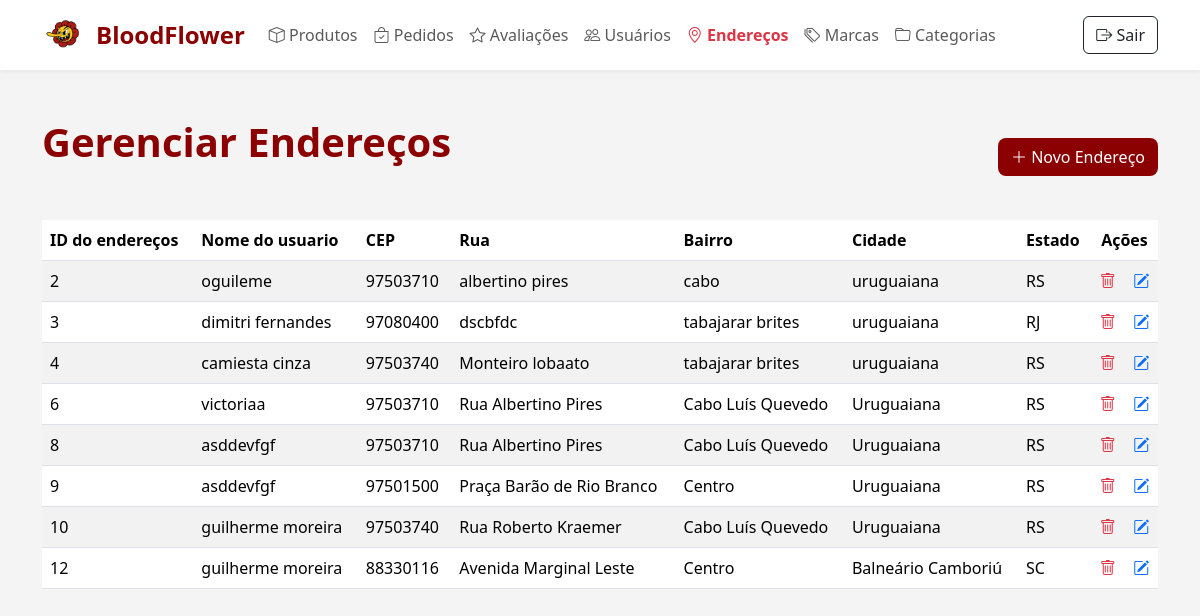
The page /admin/inicioADM.php?secao=enderecos (signed in) on the database as committed earlier.
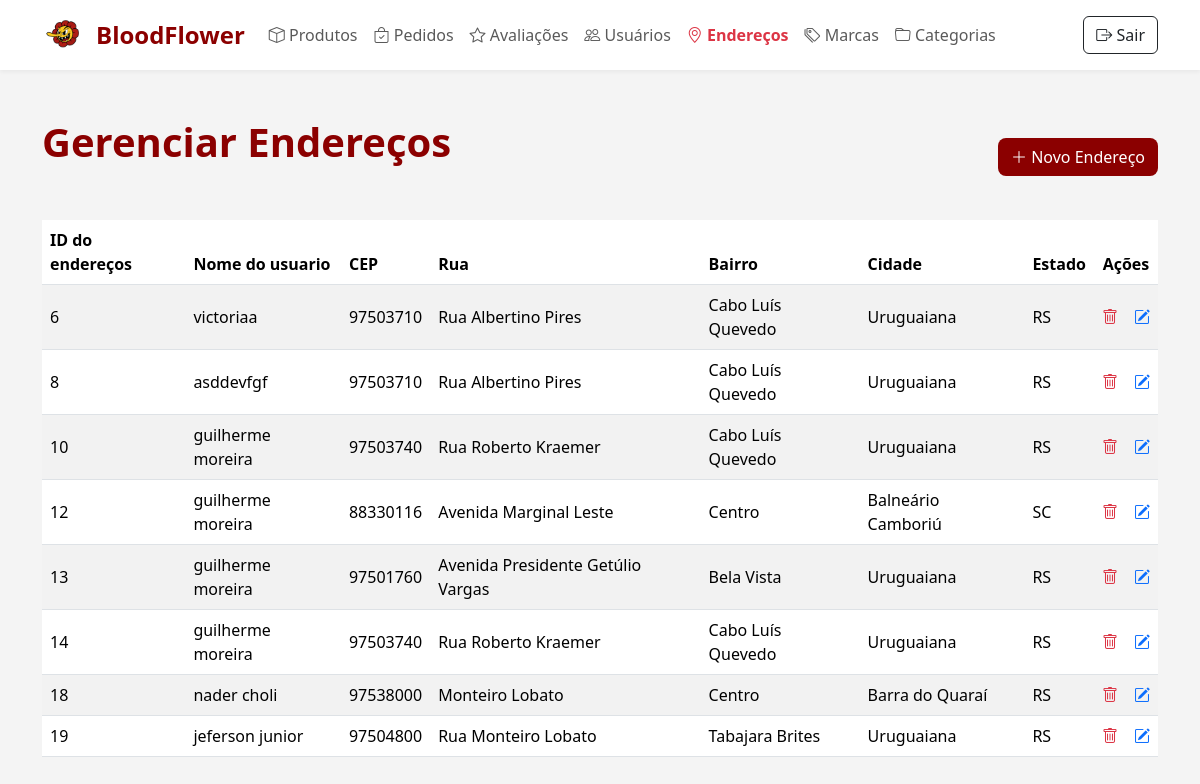
The same page on the database as committed later.
### tables this page shows
CREATE TABLE IF NOT EXISTS `enderecos` (
  `id_endereco` int NOT NULL AUTO_INCREMENT,
  `usuario_id` int DEFAULT NULL,
  `cep` varchar(9) DEFAULT NULL,
  `rua` varchar(100) DEFAULT NULL,
  `numero` varchar(10) DEFAULT NULL,
  `bairro` varchar(50) DEFAULT NULL,
  `cidade` varchar(50) DEFAULT NULL,
  `estado` varchar(2) DEFAULT NULL,
  `tipo` varchar(100) NOT NULL,
  PRIMARY KEY (`id_endereco`),
  KEY `usuario_id` (`usuario_id`)
);

CREATE TABLE IF NOT EXISTS `usuarios` (
  `id_usuario` int NOT NULL AUTO_INCREMENT,
  `nome` varchar(100) NOT NULL,
  `email` varchar(100) NOT NULL,
  `senha` varchar(255) NOT NULL,
  `cpf` varchar(14) DEFAULT NULL,
  `telefone` varchar(20) DEFAULT NULL,
  `data_nascimento` date DEFAULT NULL,
  `tipo_usuario` tinyint(1) DEFAULT '0',
  PRIMARY KEY (`id_usuario`),
  UNIQUE KEY `email` (`email`),
  UNIQUE KEY `cpf` (`cpf`)
);

### admin/inicioADM.php (the view, shortened to what the changed rows need)
<?php
include("../conexao.php");
$secao = $_GET['secao'] ?? 'produto';
?>
<!DOCTYPE html>
<html lang="pt-br">
<head>
    <link href="https://cdn.jsdelivr.net/npm/bootstrap@5.3.3/dist/css/bootstrap.min.css" rel="stylesheet">
    <link href="https://cdn.jsdelivr.net/npm/bootstrap-icons@1.10.5/font/bootstrap-icons.css" rel="stylesheet">
</head>
<body>
    <?php
    switch ($secao) {
    ?>
        <?php
        case 'enderecos':
        ?>
            <div class="container py-5">
                <div class="d-flex justify-content-between align-items-center mb-4">
                    <h1>Gerenciar Endereços</h1>
                </div>
                <?php
                $sql = "SELECT e.id_endereco, u.nome AS nome_usuario, e.cep, e.rua, e.numero, e.bairro, e.cidade, e.estado
                FROM enderecos e
                JOIN usuarios u ON e.usuario_id = u.id_usuario";
                $result = mysqli_query($conn, $sql);
                if (mysqli_num_rows($result) > 0) {
                    echo "<div class='table-responsive'>";
                    echo "<table class='table table-striped table-hover align-middle'>";
                    echo "<thead><tr>
                <th>ID do endereços</th>
                <th>Nome do usuario</th>
                <th>CEP</th>
                <th>Rua</th>
                <th>Bairro</th>
                <th>Cidade</th>
                <th>Estado</th>
                <th class='text-center' colspan='2'>Ações</th>
              </tr></thead><tbody>";
                    while ($row = mysqli_fetch_assoc($result)) {
                        echo "<tr>";
                        echo "<td>{$row['id_endereco']}</td>";
                        echo "<td>{$row['nome_usuario']}</td>";
                        echo "<td>{$row['cep']}</td>";
                        echo "<td>{$row['rua']}</td>";
                        echo "<td>{$row['bairro']}</td>";
                        echo "<td>{$row['cidade']}</td>";
                        echo "<td>{$row['estado']}</td>";
                        echo "<td class='text-center'>
                    <a href='excluirEndereco.php?id_endereco={$row['id_endereco']}' class='text-danger' onclick='return confirm(\"Tem certeza que deseja excluir este produto?\")'>
                        <i class='bi bi-trash'></i>
                    </a>
                  </td>";
                        echo "<td class='text-center'>
                    <a href='formEditEndereco.php?id_endereco={$row['id_endereco']}' class='text-primary'><i class='bi bi-pencil-square'></i></a>
                  </td>";
                        echo "</tr>";
                    }
                    echo "</tbody></table></div>";
                } else {
                    echo "<p class='text-muted text-center mt-4'>Nenhum produto cadastrado.</p>";
                }
                ?>
            </div>
        <?php
            break;
        ?>
    <?php
    }
    ?>
</body>
</html>

Rows that differ between the two databases and show on the page:
removed enderecos: id_endereco "2", usuario.nome "oguileme", cep "97503710", rua "albertino pires", bairro "cabo", cidade "uruguaiana", estado "RS"
removed enderecos: id_endereco "3", usuario.nome "dimitri fernandes", cep "97080400", rua "dscbfdc", bairro "tabajarar brites", cidade "uruguaiana", estado "RJ"
removed enderecos: id_endereco "4", usuario.nome "camiesta cinza", cep "97503740", rua "Monteiro lobaato", bairro "tabajarar brites", cidade "uruguaiana", estado "RS"
removed enderecos: id_endereco "9", usuario.nome "asddevfgf", cep "97501500", rua "Praça Barão de Rio Branco", bairro "Centro", cidade "Uruguaiana", estado "RS"
added enderecos: id_endereco "13", usuario.nome "guilherme moreira", cep "97501760", rua "Avenida Presidente Getúlio Vargas", bairro "Bela Vista", cidade "Uruguaiana", estado "RS"
added enderecos: id_endereco "14", usuario.nome "guilherme moreira", cep "97503740", rua "Rua Roberto Kraemer", bairro "Cabo Luís Quevedo", cidade "Uruguaiana", estado "RS"
added enderecos: id_endereco "18", usuario.nome "nader choli", cep "97538000", rua "Monteiro Lobato", bairro "Centro", cidade "Barra do Quaraí", estado "RS"
added enderecos: id_endereco "19", usuario.nome "jeferson junior", cep "97504800", rua "Rua Monteiro Lobato", bairro "Tabajara Brites", cidade "Uruguaiana", estado "RS"
